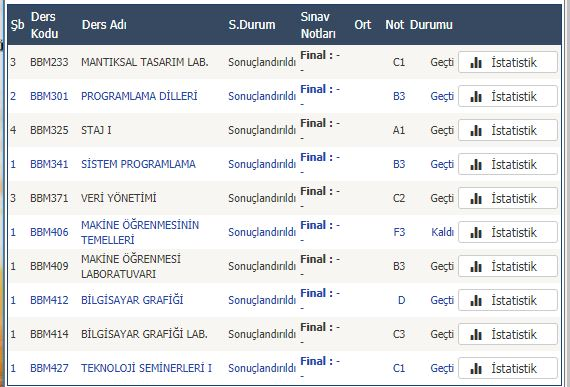
#> input picture Nodejs/uploads/image-1580997613383.jpg, 570 x 387 px; its folder holds only this picture in this run
$ python main.py
#> lines starting #> are read from the running program, lines starting #| are printed output that depends on the picture
import sys
import cv2
import numpy as np
import os
import glob
# import tensorflow as tf


print("[INFO] loading images...")
data = []
labels = []
# images_paths = glob.glob("./Mango/ValidationSet1-10Photos-JPG/*.jpg")
images_paths = glob.glob("../Nodejs/uploads/*.jpg")
labels = []

# Image x axis
imgx = 10
# Image y axis
imgy = 10
# output size
output = 683
for single_path in images_paths[0:1]:
    image = cv2.imread(single_path)
#> image is the input picture: shape (387, 570, 3); mean B, G, R 223, 221, 218.7
    # cv2.imshow('image',image)
    # cv2.waitKey(0)
    image = cv2.cvtColor(image, cv2.COLOR_BGR2GRAY)
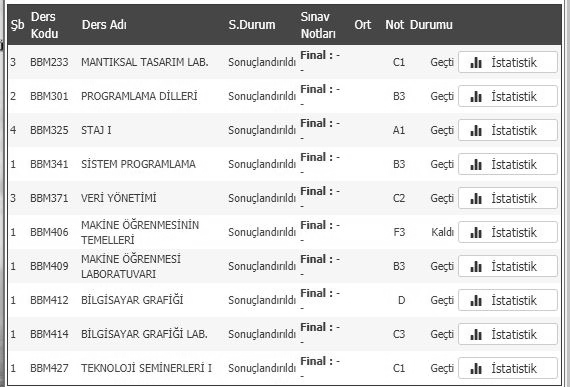
#> image: shape (387, 570); min 10, max 255, mean 220.6
    image = cv2.resize(image,(imgx,imgy))
    image = image.flatten()
#> image = 100 values, max 255 at index 25, min 56 at index 7, mean 225
    os.remove(single_path)
    print(image)
#| [ 73  71  70  70  70  73  76  56  70  70 245 239 145 230 241 225 246 248
#|  251 254 253 134 100 252 250 255 255 253 253 254 253 237 246 246 247 246
#|  246 246 250 255 254 253 254 254 254 255 255 255 220 219 246 246 246 246
#|  246 246 246 246 246 246 247 234 241 247 247 247 247 247 248 248 254 252
#|  254 255 253 249 255 255 241 241 245 244 249 243 247 223 246 247 250 254
#|  254 246 198 193 247 254 255 253 249 254]


# print(92449000)


$ run again, on Nodejs/uploads/image-1580998077394.jpg
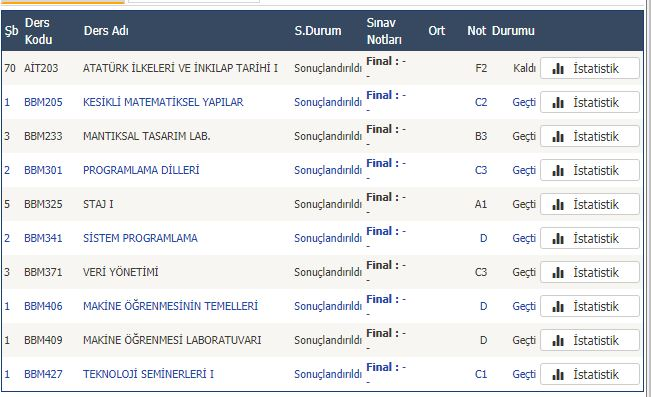
#> input picture Nodejs/uploads/image-1580998077394.jpg, 651 x 397 px
#> image is the input picture: shape (397, 651, 3); mean B, G, R 224.7, 223.1, 221.1
#> `image = cv2.cvtColor(image, cv2.COLOR_BGR2GRAY)`:
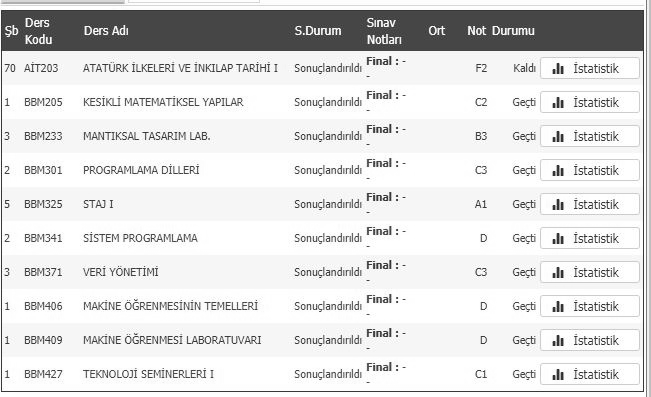
#> image: shape (397, 651); min 29, max 255, mean 222.7
#> `image = image.flatten()`: image = 100 values, max 255 at index 26, min 69 at index 38, mean 213.1
#| [133  70  70  70  70  70  70  70  70  70 247 246 246 246 246 248 246 246
#|  253 254 167 156 133 247 253 157 255 254 249 251 135 141 202 246 243 125
#|  246 246  69 248 255 255 255 255 255 255 255 255 255 255 246 246 246 246
#|  246 246 246 246 246 246 246 246 246 246 246 246 246 246 246 246 244 253
#|  251 252 254 250 255 253 252 255 184 234 244 141 241 146 246 247 250 253
#|  117 201 105 255 250 119 255 253  69 245]

$ run again, on Nodejs/uploads/image-1580998089127.jpg
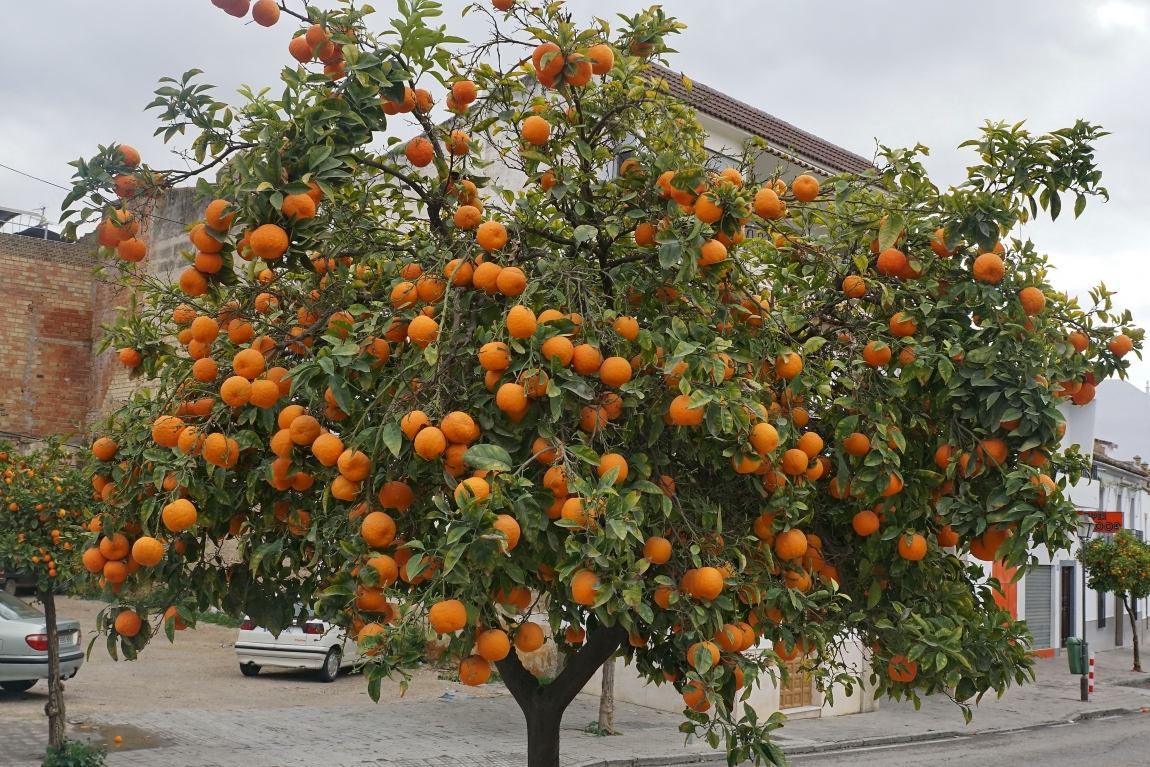
#> input picture Nodejs/uploads/image-1580998089127.jpg, 1150 x 767 px
#> image is the input picture: shape (767, 1150, 3); mean B, G, R 89.5, 113.1, 122.7
#> `image = cv2.cvtColor(image, cv2.COLOR_BGR2GRAY)`:
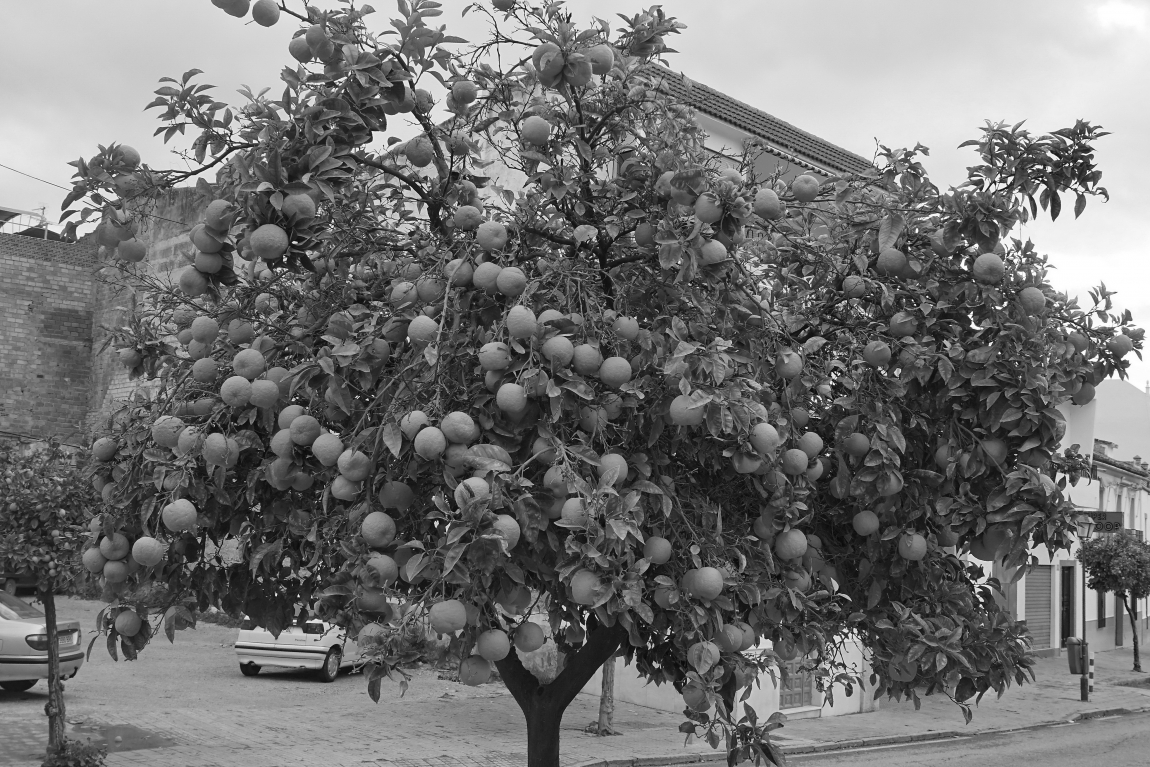
#> image: shape (767, 1150); min 8, max 255, mean 113.3
#> `image = image.flatten()`: image = 100 values, max 255 at index 39, min 22 at index 68, mean 120.2
#| [209 206 215  94 217 121 215 210 214 232 213  76 207 222 159 204 103 226
#|  233 232 216  88  86 199 179  36 115 157 211 108 118 107  82  88 173  61
#|  212 116 112 255  98 168  32  84 107  35  37 107  36  72 101 139 109 146
#|   44  42  91 115  32 182  64 144  49  59  32 122  31  40  22 205  42  33
#|   35  86  67  90  22  50  47  62  84 155 122  61 128  22 190 146  44 175
#|  104 146 157 147 122 121  44 147 157 141]
